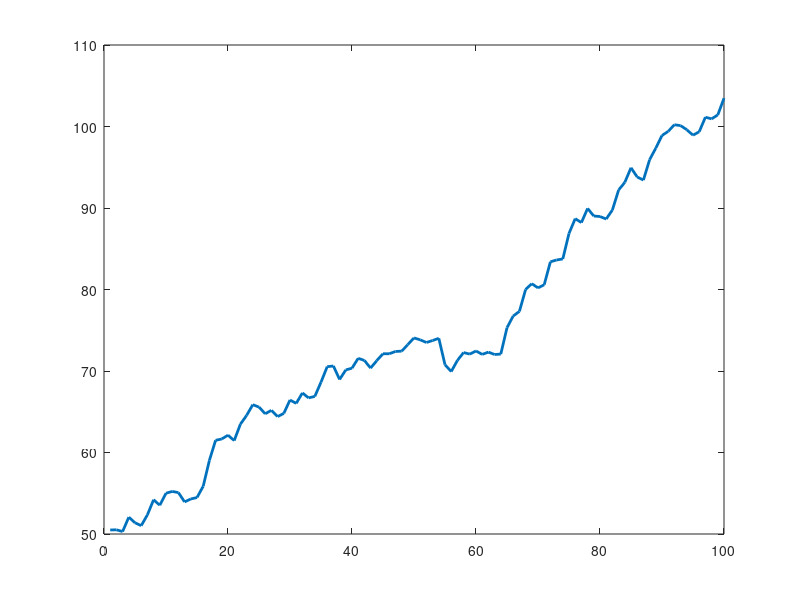

Source code (MATLAB): (Note: this script raises an error after producing the figure.)
%% Predictive Maintenance Prototype
% Ferrero Challengineers | Team BuenoUnina
%
% Proof of concept:
% - simulate progressive equipment degradation;
% - define warning and failure thresholds;
% - trigger a maintenance warning;
% - estimate time to failure with a simple linear trend.
%
% This is a demonstrative prototype, not a production failure-prediction model.

clear; clc; close all;
rng(42);  % Reproducible simulation

%% Simulation parameters
time = (1:100)';

warning_level = 70;
failure_threshold = 80;

% Synthetic degradation index.
% It can be interpreted as a simplified health indicator built from
% condition-monitoring signals such as temperature or vibration.
degradation = 50 + cumsum(randn(100, 1) + 0.5);

maintenance_trigger = degradation > warning_level;

%% Linear time-to-failure estimate
linear_fit = polyfit(time, degradation, 1);

if linear_fit(1) > 0
    predicted_failure_time = ...
        (failure_threshold - linear_fit(2)) / linear_fit(1);
else
    predicted_failure_time = NaN;
end

%% Diagnostics
if any(maintenance_trigger)
    first_warning_idx = find(maintenance_trigger, 1, 'first');

    fprintf('Maintenance warning triggered at time step %d.\n', ...
        time(first_warning_idx));
else
    fprintf('No maintenance warning triggered in the simulation horizon.\n');
end

if ~isnan(predicted_failure_time)
    fprintf('Estimated failure time: %.2f time units.\n', ...
        predicted_failure_time);
else
    fprintf('Failure time could not be estimated from the current trend.\n');
end

%% Visualization
figure;
plot(time, degradation, 'LineWidth', 2);
hold on;

yline(warning_level, '--', 'Warning Threshold');
yline(failure_threshold, '--', 'Failure Threshold');

scatter( ...
    time(maintenance_trigger), ...
    degradation(maintenance_trigger), ...
    40, 'filled');

if ~isnan(predicted_failure_time)
    scatter( ...
        predicted_failure_time, ...
        failure_threshold, ...
        100, 'filled');

    text( ...
        predicted_failure_time, ...
        failure_threshold, ...
        '  Predicted Failure');
end

xlabel('Time');
ylabel('Synthetic Degradation Index');
title('Predictive Maintenance Proof of Concept');
legend( ...
    'Degradation', ...
    'Warning Threshold', ...
    'Failure Threshold', ...
    'Maintenance Trigger', ...
    'Predicted Failure', ...
    'Location', 'best');

grid on;
hold off;
